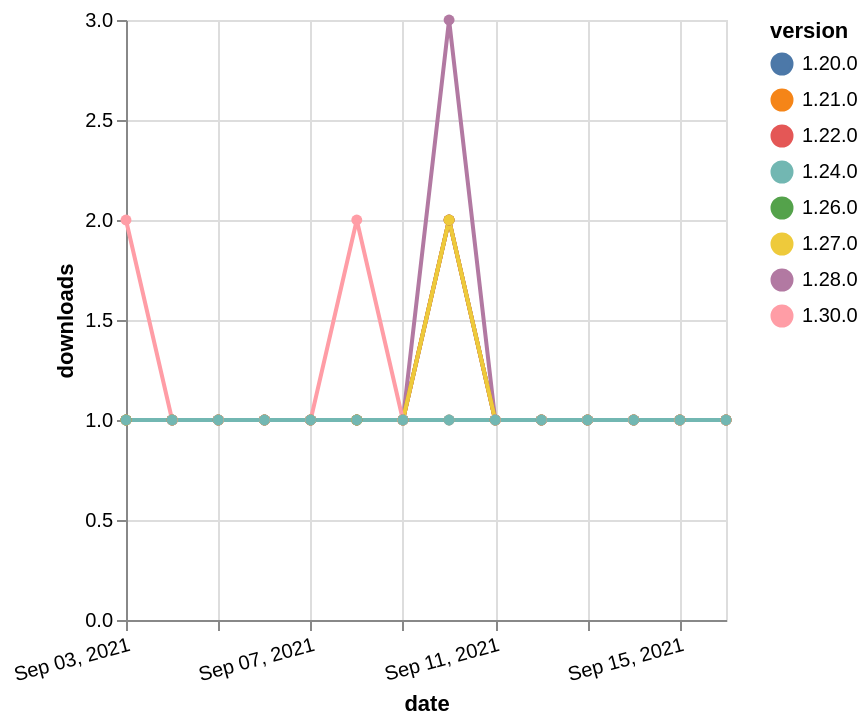

The Vega-Lite source for this figure:
### Vega-Lite specification from a JSON file in a GitHub repository (floating-point values rounded to 4 significant figures)
{"$schema": "https://vega.github.io/schema/vega-lite/v5.json", "description": "A simple bar chart with embedded data.", "data": {"values": [{"date": "2021-09-03", "total": 286, "delta": 1, "version": "1.22.0"}, {"date": "2021-09-04", "total": 287, "delta": 1, "version": "1.22.0"}, {"date": "2021-09-05", "total": 288, "delta": 1, "version": "1.22.0"}, {"date": "2021-09-06", "total": 289, "delta": 1, "version": "1.22.0"}, {"date": "2021-09-07", "total": 290, "delta": 1, "version": "1.22.0"}, {"date": "2021-09-08", "total": 291, "delta": 1, "version": "1.22.0"}, {"date": "2021-09-09", "total": 292, "delta": 1, "version": "1.22.0"}, {"date": "2021-09-10", "total": 294, "delta": 2, "version": "1.22.0"}, {"date": "2021-09-11", "total": 295, "delta": 1, "version": "1.22.0"}, {"date": "2021-09-12", "total": 296, "delta": 1, "version": "1.22.0"}, {"date": "2021-09-13", "total": 297, "delta": 1, "version": "1.22.0"}, {"date": "2021-09-14", "total": 298, "delta": 1, "version": "1.22.0"}, {"date": "2021-09-15", "total": 299, "delta": 1, "version": "1.22.0"}, {"date": "2021-09-16", "total": 300, "delta": 1, "version": "1.22.0"}, {"date": "2021-09-03", "total": 169, "delta": 1, "version": "1.28.0"}, {"date": "2021-09-04", "total": 170, "delta": 1, "version": "1.28.0"}, {"date": "2021-09-05", "total": 171, "delta": 1, "version": "1.28.0"}, {"date": "2021-09-06", "total": 172, "delta": 1, "version": "1.28.0"}, {"date": "2021-09-07", "total": 173, "delta": 1, "version": "1.28.0"}, {"date": "2021-09-08", "total": 174, "delta": 1, "version": "1.28.0"}, {"date": "2021-09-09", "total": 175, "delta": 1, "version": "1.28.0"}, {"date": "2021-09-10", "total": 178, "delta": 3, "version": "1.28.0"}, {"date": "2021-09-11", "total": 179, "delta": 1, "version": "1.28.0"}, {"date": "2021-09-12", "total": 180, "delta": 1, "version": "1.28.0"}, {"date": "2021-09-13", "total": 181, "delta": 1, "version": "1.28.0"}, {"date": "2021-09-14", "total": 182, "delta": 1, "version": "1.28.0"}, {"date": "2021-09-15", "total": 183, "delta": 1, "version": "1.28.0"}, {"date": "2021-09-16", "total": 184, "delta": 1, "version": "1.28.0"}, {"date": "2021-09-03", "total": 138, "delta": 1, "version": "1.26.0"}, {"date": "2021-09-04", "total": 139, "delta": 1, "version": "1.26.0"}, {"date": "2021-09-05", "total": 140, "delta": 1, "version": "1.26.0"}, {"date": "2021-09-06", "total": 141, "delta": 1, "version": "1.26.0"}, {"date": "2021-09-07", "total": 142, "delta": 1, "version": "1.26.0"}, {"date": "2021-09-08", "total": 143, "delta": 1, "version": "1.26.0"}, {"date": "2021-09-09", "total": 144, "delta": 1, "version": "1.26.0"}, {"date": "2021-09-10", "total": 145, "delta": 1, "version": "1.26.0"}, {"date": "2021-09-11", "total": 146, "delta": 1, "version": "1.26.0"}, {"date": "2021-09-12", "total": 147, "delta": 1, "version": "1.26.0"}, {"date": "2021-09-13", "total": 148, "delta": 1, "version": "1.26.0"}, {"date": "2021-09-14", "total": 149, "delta": 1, "version": "1.26.0"}, {"date": "2021-09-15", "total": 150, "delta": 1, "version": "1.26.0"}, {"date": "2021-09-16", "total": 151, "delta": 1, "version": "1.26.0"}, {"date": "2021-09-03", "total": 225, "delta": 1, "version": "1.20.0"}, {"date": "2021-09-04", "total": 226, "delta": 1, "version": "1.20.0"}, {"date": "2021-09-05", "total": 227, "delta": 1, "version": "1.20.0"}, {"date": "2021-09-06", "total": 228, "delta": 1, "version": "1.20.0"}, {"date": "2021-09-07", "total": 229, "delta": 1, "version": "1.20.0"}, {"date": "2021-09-08", "total": 230, "delta": 1, "version": "1.20.0"}, {"date": "2021-09-09", "total": 231, "delta": 1, "version": "1.20.0"}, {"date": "2021-09-10", "total": 233, "delta": 2, "version": "1.20.0"}, {"date": "2021-09-11", "total": 234, "delta": 1, "version": "1.20.0"}, {"date": "2021-09-12", "total": 235, "delta": 1, "version": "1.20.0"}, {"date": "2021-09-13", "total": 236, "delta": 1, "version": "1.20.0"}, {"date": "2021-09-14", "total": 237, "delta": 1, "version": "1.20.0"}, {"date": "2021-09-15", "total": 238, "delta": 1, "version": "1.20.0"}, {"date": "2021-09-16", "total": 239, "delta": 1, "version": "1.20.0"}, {"date": "2021-09-03", "total": 211, "delta": 1, "version": "1.21.0"}, {"date": "2021-09-04", "total": 212, "delta": 1, "version": "1.21.0"}, {"date": "2021-09-05", "total": 213, "delta": 1, "version": "1.21.0"}, {"date": "2021-09-06", "total": 214, "delta": 1, "version": "1.21.0"}, {"date": "2021-09-07", "total": 215, "delta": 1, "version": "1.21.0"}, {"date": "2021-09-08", "total": 216, "delta": 1, "version": "1.21.0"}, {"date": "2021-09-09", "total": 217, "delta": 1, "version": "1.21.0"}, {"date": "2021-09-10", "total": 219, "delta": 2, "version": "1.21.0"}, {"date": "2021-09-11", "total": 220, "delta": 1, "version": "1.21.0"}, {"date": "2021-09-12", "total": 221, "delta": 1, "version": "1.21.0"}, {"date": "2021-09-13", "total": 222, "delta": 1, "version": "1.21.0"}, {"date": "2021-09-14", "total": 223, "delta": 1, "version": "1.21.0"}, {"date": "2021-09-15", "total": 224, "delta": 1, "version": "1.21.0"}, {"date": "2021-09-16", "total": 225, "delta": 1, "version": "1.21.0"}, {"date": "2021-09-03", "total": 145, "delta": 1, "version": "1.27.0"}, {"date": "2021-09-04", "total": 146, "delta": 1, "version": "1.27.0"}, {"date": "2021-09-05", "total": 147, "delta": 1, "version": "1.27.0"}, {"date": "2021-09-06", "total": 148, "delta": 1, "version": "1.27.0"}, {"date": "2021-09-07", "total": 149, "delta": 1, "version": "1.27.0"}, {"date": "2021-09-08", "total": 150, "delta": 1, "version": "1.27.0"}, {"date": "2021-09-09", "total": 151, "delta": 1, "version": "1.27.0"}, {"date": "2021-09-10", "total": 153, "delta": 2, "version": "1.27.0"}, {"date": "2021-09-11", "total": 154, "delta": 1, "version": "1.27.0"}, {"date": "2021-09-12", "total": 155, "delta": 1, "version": "1.27.0"}, {"date": "2021-09-13", "total": 156, "delta": 1, "version": "1.27.0"}, {"date": "2021-09-14", "total": 157, "delta": 1, "version": "1.27.0"}, {"date": "2021-09-15", "total": 158, "delta": 1, "version": "1.27.0"}, {"date": "2021-09-16", "total": 159, "delta": 1, "version": "1.27.0"}, {"date": "2021-09-03", "total": 117, "delta": 2, "version": "1.30.0"}, {"date": "2021-09-04", "total": 118, "delta": 1, "version": "1.30.0"}, {"date": "2021-09-05", "total": 119, "delta": 1, "version": "1.30.0"}, {"date": "2021-09-06", "total": 120, "delta": 1, "version": "1.30.0"}, {"date": "2021-09-07", "total": 121, "delta": 1, "version": "1.30.0"}, {"date": "2021-09-08", "total": 123, "delta": 2, "version": "1.30.0"}, {"date": "2021-09-09", "total": 124, "delta": 1, "version": "1.30.0"}, {"date": "2021-09-10", "total": 125, "delta": 1, "version": "1.30.0"}, {"date": "2021-09-11", "total": 126, "delta": 1, "version": "1.30.0"}, {"date": "2021-09-12", "total": 127, "delta": 1, "version": "1.30.0"}, {"date": "2021-09-13", "total": 128, "delta": 1, "version": "1.30.0"}, {"date": "2021-09-14", "total": 129, "delta": 1, "version": "1.30.0"}, {"date": "2021-09-15", "total": 130, "delta": 1, "version": "1.30.0"}, {"date": "2021-09-16", "total": 131, "delta": 1, "version": "1.30.0"}, {"date": "2021-09-03", "total": 169, "delta": 1, "version": "1.24.0"}, {"date": "2021-09-04", "total": 170, "delta": 1, "version": "1.24.0"}, {"date": "2021-09-05", "total": 171, "delta": 1, "version": "1.24.0"}, {"date": "2021-09-06", "total": 172, "delta": 1, "version": "1.24.0"}, {"date": "2021-09-07", "total": 173, "delta": 1, "version": "1.24.0"}, {"date": "2021-09-08", "total": 174, "delta": 1, "version": "1.24.0"}, {"date": "2021-09-09", "total": 175, "delta": 1, "version": "1.24.0"}, {"date": "2021-09-10", "total": 176, "delta": 1, "version": "1.24.0"}, {"date": "2021-09-11", "total": 177, "delta": 1, "version": "1.24.0"}, {"date": "2021-09-12", "total": 178, "delta": 1, "version": "1.24.0"}, {"date": "2021-09-13", "total": 179, "delta": 1, "version": "1.24.0"}, {"date": "2021-09-14", "total": 180, "delta": 1, "version": "1.24.0"}, {"date": "2021-09-15", "total": 181, "delta": 1, "version": "1.24.0"}, {"date": "2021-09-16", "total": 182, "delta": 1, "version": "1.24.0"}]}, "width": "container", "mark": {"type": "line", "point": {"filled": true}}, "encoding": {"x": {"field": "date", "type": "temporal", "timeUnit": "yearmonthdate", "title": "date", "axis": {"labelAngle": -15}}, "y": {"field": "delta", "type": "quantitative", "title": "downloads"}, "color": {"field": "version", "type": "nominal"}, "tooltip": {"field": "delta"}}}
